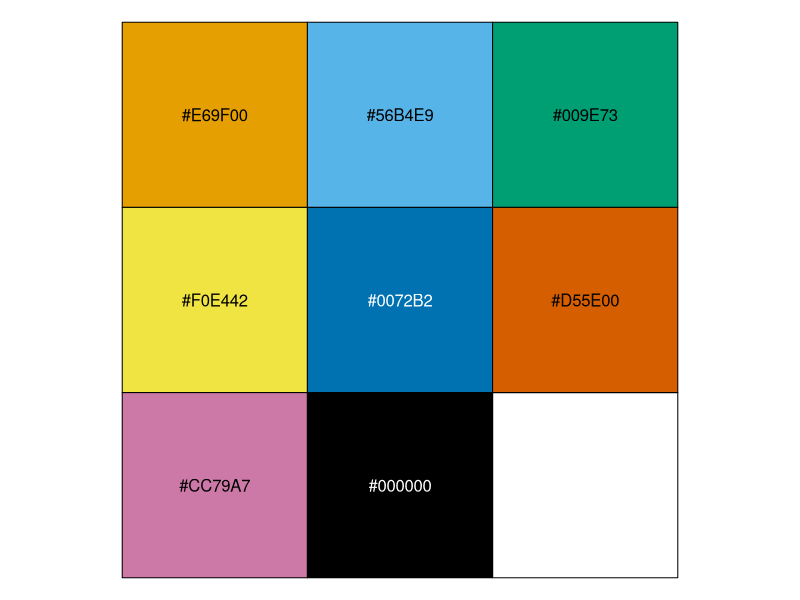
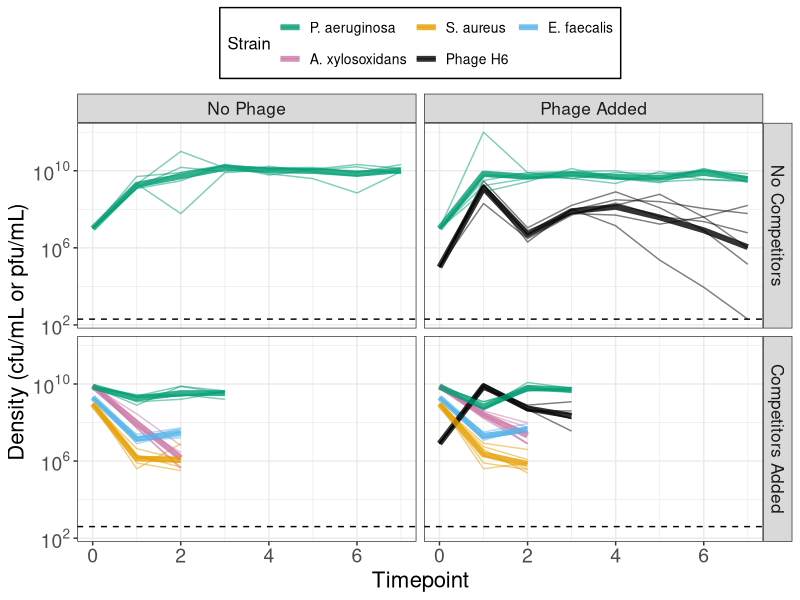
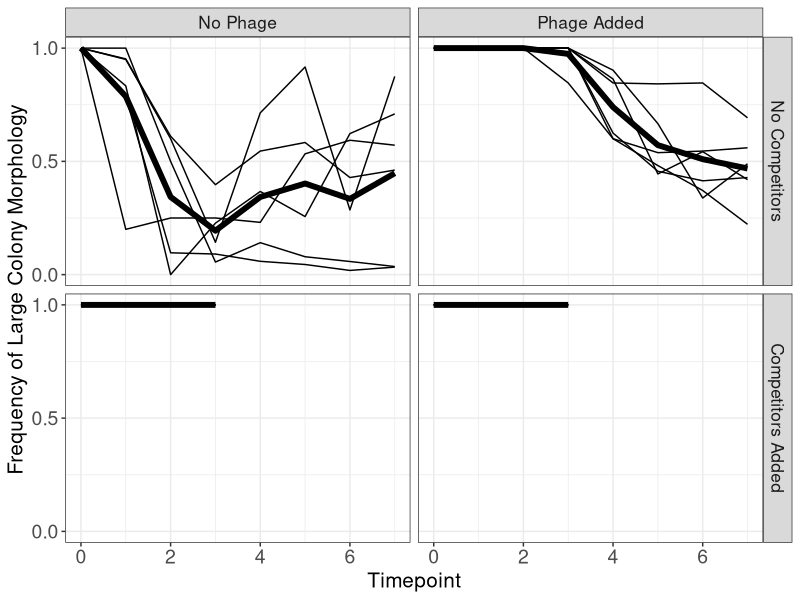

Reproduce these figures in R, in order.
library(ggplot2)
library(tidyr)
library(dplyr)

#Okabe and Ito 2008 colorblind-safe qualitative color scale
my_cols <- c("#E69F00", "#56B4E9", "#009E73", "#F0E442", "#0072B2",
             "#D55E00", "#CC79A7", "#000000")
scales::show_col(my_cols)

#PA14 H6 coevol ----
evol_dens <- read.csv("2021-07-28_PA14H6_Coevol.csv", stringsAsFactors = F)
colnames(evol_dens)[5:13] <- paste("-", 0:8, sep = "")

#Pivot longer
evol_dens_lng <- as.data.frame(
  tidyr::pivot_longer(evol_dens, cols = starts_with("-"),
                      names_to = "Dilution", values_to = "count"))
evol_dens_lng <- evol_dens_lng[evol_dens_lng$count != "", ]

#For pop +2 at timepoint 1 bc density was too high to measure estimate it
# as 100 cfu at -8
evol_dens_lng$count[evol_dens_lng$Plating == "PA" & evol_dens_lng$Treat == "+" &
              evol_dens_lng$Population == 2 & evol_dens_lng$Timepoint == 1 &
                evol_dens_lng$Dilution == "-8"] <- 100

#Calculate densities & frequencies
evol_dens_lng <- group_by(evol_dens_lng, Timepoint, Plating, Treat, Population)
evol_dens_sum <- summarize(
  evol_dens_lng,
  dens_dil = max(as.numeric(Dilution[!(count %in% c("clumped", "lacy", "mbc", "too")) &
                            !grepl("~", count)])),
  freq_dil = max(as.numeric(Dilution[!(count %in% c("clumped", "lacy", "mbc", "too"))])),
  dens_val = count[as.numeric(Dilution) == dens_dil],
  freq_val = count[as.numeric(Dilution) == freq_dil],
  dens = NA, freq_L = NA)
for (i in 1:nrow(evol_dens_sum)) {
  #First calculate density
  if (!grepl("[,LS]", evol_dens_sum$dens_val[i])) {
    #If there's not a comma, L, or S, just calculate density (frequency of L is 1)
    evol_dens_sum$dens[i] <- 
      100*as.numeric(evol_dens_sum$dens_val[i])/10**evol_dens_sum$dens_dil[i]
  } else {
    #If there's a comma, split, sum, calculate density
    temp_d <- strsplit(evol_dens_sum$dens_val[i], split = ",")[[1]]
    temp_d <- gsub("[SL]", "", temp_d)
    evol_dens_sum$dens[i] <-
      100*sum(as.numeric(temp_d))/10**evol_dens_sum$dens_dil[i]
  }
  #Now calculate frequency
  if (!grepl("[,LS]", evol_dens_sum$freq_val[i])) {
    #If there's not a comma, L, or S, frequency of L is 1
    evol_dens_sum$freq_L[i] <- 1
  } else {
    #If there's a comma, L, or S, split, calculate frequency
    temp_f <- strsplit(evol_dens_sum$freq_val[i], split = ",")[[1]]
    temp_f <- gsub("~", "", temp_f)
    types <- substr(temp_f, nchar(temp_f), nchar(temp_f))
    temp_f <- substr(temp_f, 1, nchar(temp_f)-1)
    if (length(types) == 1) {
      if (types[1] == "L") {evol_dens_sum$freq_L[i] <- 1
      } else if (types[1] == "S") {evol_dens_sum$freq_L[i] <- 0
      }
    } else {
      evol_dens_sum$freq_L[i] <- 
        as.numeric(temp_f[which(types == "L")])/sum(as.numeric(temp_f))
    }
  }
}

#Add pseudo-data on initial inoculation densities
evol_dens_sum <- 
  full_join(evol_dens_sum,
            data.frame("dens" = c(rep(10**7, 12), rep(10**5, 6)),
                       "Timepoint" = rep(0, 18),
                       "Plating" = c(rep("PA", 12), rep("H6", 6)),
                       "Treat" = c(rep("-", 6), rep("+", 12)),
                       "Population" = rep(1:6, 3),
                       "freq_L" = rep(1, 18)))
                          

                               




#Community co-passaging ----
comm_data <- read.csv("2021-12-17_community_experiment.csv",
                      stringsAsFactors = FALSE)

#Split PA data to calculate freq_L and total count
# (note that for now we've summed in when we counted frequency from
# a lower dilution because it only throws off the density by 1 or 2 cfu
# but not accurate)
comm_data$freq_L <- NA
for (i in which(comm_data$Strain == "PA")) {
  #Check if there are small/large freq's
  if(grepl("[,LS]", comm_data$Count[i])) {
    temp_d <- strsplit(comm_data$Count[i], split = ",")[[1]]
    temp_e <- as.numeric(gsub("[SL]", "", temp_d))
    names(temp_e) <- substr(temp_d, nchar(temp_d), nchar(temp_d))
    
    comm_data$Count[i] <- sum(temp_e)
    if (length(temp_e) > 1) {
      comm_data$freq_L[i] <- temp_e["L"]/sum(temp_e)
    } else {
      if(names(temp_e) == "L") {
        comm_data$freq_L[i] <- 1
      } else if (names(temp_e) == "S") {
        comm_data$freq_L[i] <- 0
      }
    }
  } else {
    comm_data$freq_L[i] <- 1
  }
}

#Because I think the small colony morphs that appeared in the
# +phage +competitors on Day 6 were probably mis-counts, set
# those frequencies to 1
comm_data$freq_L[comm_data$Phage_treat == "+" & 
                   comm_data$Timepoint == 6 &
                   comm_data$Strain == "PA"] <- 1

#Calculate density
comm_data$dens_ml <- (1000/2.5) * 
  as.numeric(comm_data$Count)/(10**as.numeric(comm_data$Dilution))

#Fix T0 data by pseudo-replicating for plotting
comm_data <- 
  rbind(
    do.call("rbind", replicate(12, comm_data[comm_data$Timepoint == 0, ],
                               simplify = FALSE)),
    comm_data[comm_data$Timepoint != 0, ])
comm_data$Phage_treat[1:(12*5)] <- rep(c("+", "-"), each = 6*5)
comm_data$Pop[1:(12*5)] <- rep(rep(1:6, each = 5), 2)
comm_data$Count[comm_data$Timepoint == 0 & comm_data$Strain == "H6" &
                  comm_data$Phage_treat == "-"] <- NA
comm_data$dens_ml[comm_data$Timepoint == 0 & comm_data$Strain == "H6" &
                    comm_data$Phage_treat == "-"] <- NA
comm_data <- comm_data[!is.na(comm_data$dens_ml), ]

#Merge datasets ----
evol_dens_sum <- rename(evol_dens_sum,
                        Strain = Plating,
                        Phage_treat = Treat,
                        dens_ml = dens)
evol_dens_sum <- evol_dens_sum[, !names(evol_dens_sum) %in% 
                                 c("dens_dil", "freq_dil", "dens_val", "freq_val")]
comm_data <- rename(comm_data,
                    Population = Pop)
comm_data <- comm_data[, !names(comm_data) %in% 
                                 c("Count", "Dilution")]
evol_dens_sum <- cbind(data.frame(Comm_treat = "-"),
                       evol_dens_sum)
comm_data <- cbind(data.frame(Comm_treat = "+"),
                   comm_data)
dens_data <- full_join(evol_dens_sum, comm_data)

#Set counts below detection to limit of detection
dens_data$bd <- ifelse(dens_data$dens_ml == 0, TRUE, FALSE)
for (i in 1:nrow(dens_data)) {
  if (dens_data$dens_ml[i] == 0) {
    if(dens_data$Comm_treat[i] == "+") {
      dens_data$dens_ml[i] <- 1000/2.5
    } else if (dens_data$Comm_treat[i] == "-") {
      dens_data$dens_ml[i] <- 1000/5
    }
  }
}

#Summarize pops for treat-level means
dens_data_sum <- 
  summarize(group_by(dens_data, Comm_treat, Phage_treat, 
                     Timepoint, Strain),
            dens_ml = 10**mean(log10(dens_ml+1)), freq_L = mean(freq_L))


#Plots ----
png("dens_copassaging.png", width = 5, height = 5, units = "in", res = 150)
ggplot(data = dens_data,
       aes(x = Timepoint, y = dens_ml+1, color = Strain)) +
  #geom_point() + 
  geom_line(aes(group = paste(Population, Strain)), alpha = 0.5) +
  geom_line(data = dens_data_sum, lwd = 2, alpha = 0.8) +
  geom_hline(data = data.frame(Comm_treat = c("+", "+", "-", "-"),
                               Phage_treat = c("+", "-", "+", "-"),
                               limit = c(1000/2.5, 1000/2.5, 1000/5, 1000/5)),
             aes(yintercept = limit), lty = 2) +
  facet_grid(Comm_treat ~ Phage_treat,
             labeller = labeller(Phage_treat = c("+" = "Phage Added",
                                                 "-" = "No Phage"),
                                 Comm_treat = c("+" = "Competitors Added",
                                                "-" = "No Competitors"))) +
  scale_y_continuous(trans = "log10",
                     breaks = 10**c(2, 6, 10),
                     labels = scales::trans_format("log10", scales::math_format(10^.x))) +
  xlim(0, NA) +
  labs(y = "Density (cfu/mL or pfu/mL)") +
  scale_color_manual(limits = c("PA", "SA", "EF", "AX", "H6"),
                       labels = c("P. aeruginosa", "S. aureus",
                                  "E. faecalis", "A. xylosoxidans",
                                  "Phage H6"),
                       values = my_cols[c(3, 1, 2, 7, 8)]) +
  theme_bw() +
  theme(axis.title = element_text(size = 16),
        axis.text = element_text(size = 14),
        legend.title = element_text(size = 12),
        legend.text = element_text(size = 10),
        strip.text =  element_text(size = 12.5),
        #legend.position = c(0.3, 0.6),
        legend.background = element_rect(color = "black"),
        legend.position = "top") +
  guides(color = guide_legend(nrow = 2, byrow = TRUE)) +
  NULL
dev.off()

png("colony_morph_freq.png", width = 5, height = 4, units = "in", res = 150)
ggplot(data = dens_data[dens_data$Strain == "PA", ],
       aes(x = Timepoint, y = freq_L)) +
  geom_line(aes(group = paste(Population, Strain))) +
  geom_line(data = dens_data_sum[dens_data_sum$Strain == "PA", ], lwd = 2) +
  facet_grid(Comm_treat ~ Phage_treat,
             labeller = labeller(Phage_treat = c("+" = "Phage Added",
                                                 "-" = "No Phage"),
                                 Comm_treat = c("+" = "Competitors Added",
                                                "-" = "No Competitors"))) +
  xlim(0, NA) +
  scale_y_continuous(breaks = c(0, 0.5, 1)) +
  labs(y = "Frequency of Large Colony Morphology") +
  theme_bw() +
  theme(axis.title = element_text(size = 15),
        axis.text = element_text(size = 14),
        strip.text =  element_text(size = 12.5)) +
  NULL
dev.off()
